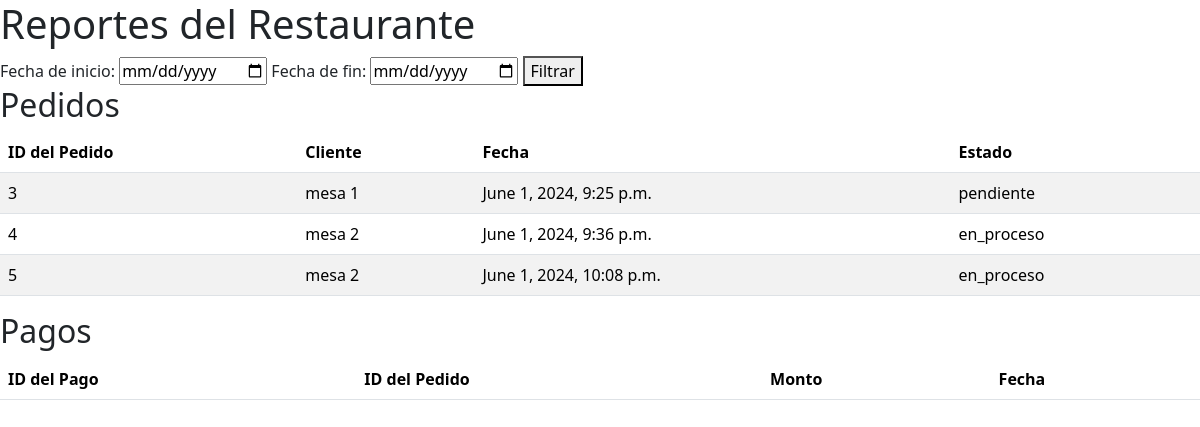
/reportes/, run on the app's committed database.
### restaurant/models.py (models this page shows, shortened)
class Pedido(models.Model):
    ESTADO_PEDIDO_CHOICES = [
        ('pendiente', 'Pendiente'),
        ('en_proceso', 'En Proceso'),
        ('completado', 'Completado'),
        ('cancelado', 'Cancelado'),
    ]
    cliente = models.ForeignKey(Cliente, on_delete=models.CASCADE)
    fecha = models.DateTimeField(auto_now_add=True)
    estado = models.CharField(max_length=50, choices=ESTADO_PEDIDO_CHOICES, default='pendiente')

class Cliente(models.Model):
    nombre = models.CharField(max_length=100)
    email = models.EmailField()

### restaurant/views.py (the view)
# urls.py: path('reportes/', views.generar_reportes, name='generar_reportes'),
def generar_reportes(request):
    pedidos = Pedido.objects.all()
    return render(request, 'restaurant/generar_reportes.html', {'pedidos': pedidos})

### restaurant/templates/restaurant/generar_reportes.html (shortened to what this page needs)
<!DOCTYPE html>
<html>
<head>
    <link href="https://cdn.jsdelivr.net/npm/bootstrap@5.3.3/dist/css/bootstrap.min.css" rel="stylesheet">
</head>
<body>
    <h1>Reportes del Restaurante</h1>
    <form method="get">
        <label for="start_date">Fecha de inicio:</label>
        <input type="date" id="start_date" name="start_date">
        <label for="end_date">Fecha de fin:</label>
        <input type="date" id="end_date" name="end_date">
        <button type="submit">Filtrar</button>
    </form>
    <h2>Pedidos</h2>
    <table class="table table-striped">
        <thead>
            <tr>
                <th>ID del Pedido</th>
                <th>Cliente</th>
                <th>Fecha</th>
                <th>Estado</th>
            </tr>
        </thead>
        <tbody>
            {% for pedido in pedidos %}
            <tr>
                <td>{{ pedido.pk }}</td>
                <td>{{ pedido.cliente.nombre }}</td>
                <td>{{ pedido.fecha }}</td>
                <td>{{ pedido.estado }}</td>
            </tr>
            {% endfor %}
        </tbody>
    </table>
    <h2>Pagos</h2>
    <table class="table table-striped">
        <thead>
            <tr>
                <th>ID del Pago</th>
                <th>ID del Pedido</th>
                <th>Monto</th>
                <th>Fecha</th>
            </tr>
        </thead>
    </table>
</body>
</html>

### data on the page
Pedido: pk "3", cliente.nombre "mesa 1", fecha "June 1, 2024, 9:25 p.m.", estado "pendiente"
Pedido: pk "4", cliente.nombre "mesa 2", fecha "June 1, 2024, 9:36 p.m.", estado "en_proceso"
Pedido: pk "5", cliente.nombre "mesa 2", fecha "June 1, 2024, 10:08 p.m.", estado "en_proceso"
